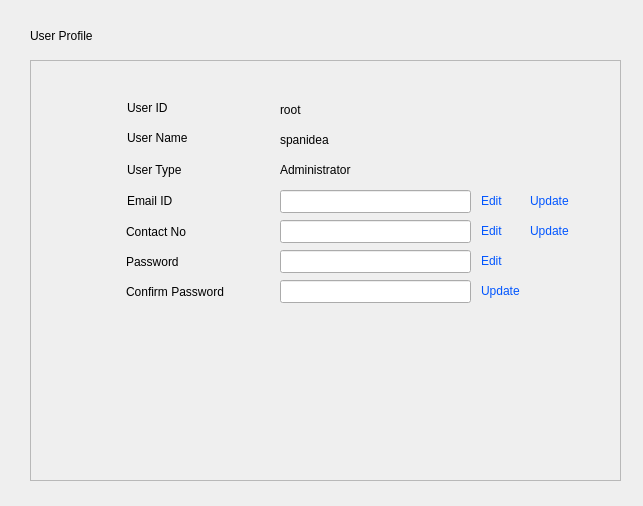
<?xml version="1.0" encoding="UTF-8"?>
<ui version="4.0">
 <class>UserProfile</class>
 <widget class="QWidget" name="UserProfile">
  <property name="geometry">
   <rect>
    <x>0</x>
    <y>0</y>
    <width>643</width>
    <height>506</height>
   </rect>
  </property>
  <property name="windowTitle">
   <string>WaveSight|Profile</string>
  </property>
  <widget class="QLabel" name="label_UserProfile">
   <property name="geometry">
    <rect>
     <x>30</x>
     <y>20</y>
     <width>131</width>
     <height>31</height>
    </rect>
   </property>
   <property name="styleSheet">
    <string notr="true">
font: 75 bold 14pt &quot;Padauk&quot;;</string>
   </property>
   <property name="text">
    <string>User Profile</string>
   </property>
  </widget>
  <widget class="QFrame" name="frame">
   <property name="geometry">
    <rect>
     <x>30</x>
     <y>60</y>
     <width>591</width>
     <height>421</height>
    </rect>
   </property>
   <property name="frameShape">
    <enum>QFrame::StyledPanel</enum>
   </property>
   <property name="frameShadow">
    <enum>QFrame::Raised</enum>
   </property>
   <widget class="QLabel" name="label_UserProfileEmailID">
    <property name="geometry">
     <rect>
      <x>97</x>
      <y>130</y>
      <width>91</width>
      <height>21</height>
     </rect>
    </property>
    <property name="text">
     <string>Email ID               </string>
    </property>
   </widget>
   <widget class="QLabel" name="label_UserProfileContact">
    <property name="geometry">
     <rect>
      <x>96</x>
      <y>160</y>
      <width>111</width>
      <height>23</height>
     </rect>
    </property>
    <property name="text">
     <string>Contact No</string>
    </property>
   </widget>
   <widget class="QLineEdit" name="lineEdit_UserProfileContactText">
    <property name="geometry">
     <rect>
      <x>250</x>
      <y>160</y>
      <width>191</width>
      <height>23</height>
     </rect>
    </property>
    <property name="readOnly">
     <bool>true</bool>
    </property>
   </widget>
   <widget class="QLabel" name="label_UserProfileUID">
    <property name="geometry">
     <rect>
      <x>97</x>
      <y>40</y>
      <width>59</width>
      <height>15</height>
     </rect>
    </property>
    <property name="text">
     <string>User ID</string>
    </property>
   </widget>
   <widget class="QLabel" name="label_UserProfileUIdText">
    <property name="geometry">
     <rect>
      <x>250</x>
      <y>40</y>
      <width>151</width>
      <height>20</height>
     </rect>
    </property>
    <property name="text">
     <string>root</string>
    </property>
   </widget>
   <widget class="QLabel" name="label_UserProfileUName">
    <property name="geometry">
     <rect>
      <x>97</x>
      <y>70</y>
      <width>81</width>
      <height>16</height>
     </rect>
    </property>
    <property name="text">
     <string>User Name</string>
    </property>
   </widget>
   <widget class="QLabel" name="label_UserProfileUNameText">
    <property name="geometry">
     <rect>
      <x>250</x>
      <y>70</y>
      <width>151</width>
      <height>20</height>
     </rect>
    </property>
    <property name="text">
     <string>spanidea</string>
    </property>
   </widget>
   <widget class="QLabel" name="label_UserProfileUName_2">
    <property name="geometry">
     <rect>
      <x>97</x>
      <y>100</y>
      <width>81</width>
      <height>20</height>
     </rect>
    </property>
    <property name="text">
     <string>User Type</string>
    </property>
   </widget>
   <widget class="QLabel" name="label_UserProfileUTypeText">
    <property name="geometry">
     <rect>
      <x>250</x>
      <y>100</y>
      <width>151</width>
      <height>20</height>
     </rect>
    </property>
    <property name="text">
     <string>Administrator</string>
    </property>
   </widget>
   <widget class="QLineEdit" name="lineEdit_UserProfileEmailIdText">
    <property name="geometry">
     <rect>
      <x>250</x>
      <y>130</y>
      <width>191</width>
      <height>23</height>
     </rect>
    </property>
    <property name="readOnly">
     <bool>true</bool>
    </property>
   </widget>
   <widget class="QLineEdit" name="lineEdit_UserProfilePasswordText">
    <property name="geometry">
     <rect>
      <x>250</x>
      <y>190</y>
      <width>191</width>
      <height>23</height>
     </rect>
    </property>
    <property name="text">
     <string/>
    </property>
    <property name="echoMode">
     <enum>QLineEdit::Password</enum>
    </property>
    <property name="readOnly">
     <bool>true</bool>
    </property>
   </widget>
   <widget class="QLabel" name="label_UserProfilePassword">
    <property name="geometry">
     <rect>
      <x>96</x>
      <y>190</y>
      <width>71</width>
      <height>23</height>
     </rect>
    </property>
    <property name="text">
     <string>Password</string>
    </property>
   </widget>
   <widget class="QLineEdit" name="lineEdit_UserProfileCPasswordText">
    <property name="geometry">
     <rect>
      <x>250</x>
      <y>220</y>
      <width>191</width>
      <height>23</height>
     </rect>
    </property>
    <property name="echoMode">
     <enum>QLineEdit::Password</enum>
    </property>
   </widget>
   <widget class="QLabel" name="label_UserProfileCPassword">
    <property name="geometry">
     <rect>
      <x>96</x>
      <y>220</y>
      <width>131</width>
      <height>23</height>
     </rect>
    </property>
    <property name="text">
     <string>Confirm Password   </string>
    </property>
   </widget>
   <widget class="QLabel" name="label_EmailEdit">
    <property name="geometry">
     <rect>
      <x>451</x>
      <y>130</y>
      <width>45</width>
      <height>21</height>
     </rect>
    </property>
    <property name="cursor">
     <cursorShape>PointingHandCursor</cursorShape>
    </property>
    <property name="styleSheet">
     <string notr="true">font: 9pt &quot;Sans Serif&quot;;

color: rgb(0, 85, 255);</string>
    </property>
    <property name="text">
     <string>Edit</string>
    </property>
    <property name="wordWrap">
     <bool>false</bool>
    </property>
   </widget>
   <widget class="QLabel" name="label_EmailUpdate">
    <property name="geometry">
     <rect>
      <x>500</x>
      <y>130</y>
      <width>81</width>
      <height>21</height>
     </rect>
    </property>
    <property name="cursor">
     <cursorShape>PointingHandCursor</cursorShape>
    </property>
    <property name="styleSheet">
     <string notr="true">font: 9pt &quot;Sans Serif&quot;;
color: rgb(0, 85, 255);</string>
    </property>
    <property name="text">
     <string>Update</string>
    </property>
   </widget>
   <widget class="QLabel" name="label_ContactEdit">
    <property name="geometry">
     <rect>
      <x>451</x>
      <y>160</y>
      <width>41</width>
      <height>21</height>
     </rect>
    </property>
    <property name="cursor">
     <cursorShape>PointingHandCursor</cursorShape>
    </property>
    <property name="styleSheet">
     <string notr="true">font: 9pt &quot;Sans Serif&quot;;

color: rgb(0, 85, 255);</string>
    </property>
    <property name="text">
     <string>Edit</string>
    </property>
   </widget>
   <widget class="QLabel" name="label_ContactUpdate">
    <property name="geometry">
     <rect>
      <x>500</x>
      <y>160</y>
      <width>81</width>
      <height>21</height>
     </rect>
    </property>
    <property name="cursor">
     <cursorShape>PointingHandCursor</cursorShape>
    </property>
    <property name="styleSheet">
     <string notr="true">font: 9pt &quot;Sans Serif&quot;;
color: rgb(0, 85, 255);</string>
    </property>
    <property name="text">
     <string>Update</string>
    </property>
   </widget>
   <widget class="QLabel" name="label_PasswordEdit">
    <property name="geometry">
     <rect>
      <x>451</x>
      <y>190</y>
      <width>41</width>
      <height>21</height>
     </rect>
    </property>
    <property name="cursor">
     <cursorShape>PointingHandCursor</cursorShape>
    </property>
    <property name="styleSheet">
     <string notr="true">font: 9pt &quot;Sans Serif&quot;;
color: rgb(0, 85, 255);</string>
    </property>
    <property name="text">
     <string>Edit</string>
    </property>
   </widget>
   <widget class="QLabel" name="label_CPasswordUpdate">
    <property name="geometry">
     <rect>
      <x>451</x>
      <y>220</y>
      <width>81</width>
      <height>21</height>
     </rect>
    </property>
    <property name="cursor">
     <cursorShape>PointingHandCursor</cursorShape>
    </property>
    <property name="styleSheet">
     <string notr="true">font: 9pt &quot;Sans Serif&quot;;
color: rgb(0, 85, 255);</string>
    </property>
    <property name="text">
     <string>Update</string>
    </property>
   </widget>
  </widget>
 </widget>
 <resources/>
 <connections/>
</ui>
